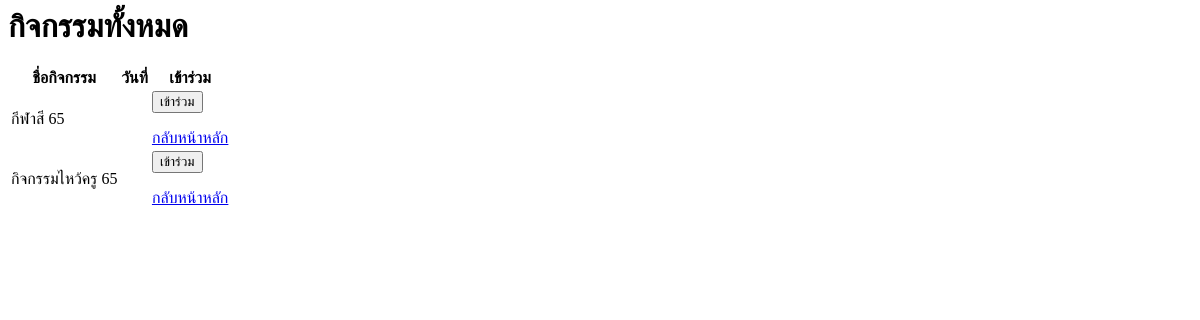
Before: /activities/ (signed in) with the older database file.
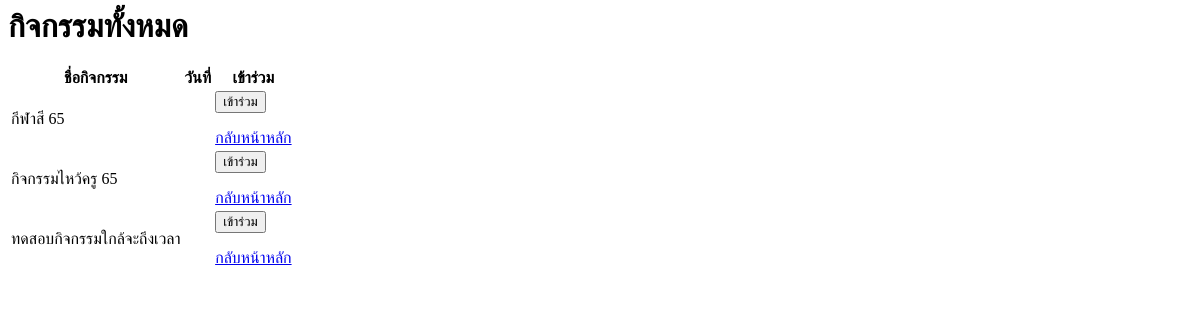
After: the same page with the newer database file.
### myapp/models.py (models this page shows, shortened)
class Activity(models.Model):
    name = models.CharField(
        max_length=255,
        verbose_name='ชื่อกิจกรรม'
    )
    description = models.TextField(
        verbose_name='รายละเอียดกิจกรรม'
    )
    start_date = models.DateField(
        verbose_name='วันที่เริ่มจัดกิจกรรม',
        default=datetime.date.today
    )
    end_date = models.DateField(
        verbose_name='วันที่สิ้นสุดกิจกรรม',
        null=True,  # ยอมให้เป็น NULL
        blank=True  # สามารถทิ้งว่างได้ในฟอร์ม
    )
    created_by = models.ForeignKey(
        CustomUser,
        on_delete=models.CASCADE,
        verbose_name='ผู้สร้างกิจกรรม'
    )
    FACULTY_CHOICES = [
        ('all', 'ทุกคนเข้าร่วมได้'),
        ('CS', 'วิทยาการคอมพิวเตอร์'),
        ('CCS', 'วิทยาศาสตร์เครื่องสำอาง'),
        ('OHS', 'อาชีวอนามัยและความปลอดภัย'),
        ('EHS', 'อนามัยสิ่งแวดล้อมและสาธารณภัย'),
        ('MS', 'วิทยาศาสตร์การแพทย์'),
        ('GS', 'วิทยาศาสตร์ทั่วไป'),
        ('IT', 'เทคโนโลยีสารสนเทศ'),
        ('BIB', 'อุตสาหกรรมชีวภาพเพื่อธุรกิจ'),
        ('CYB', 'ความมั่นคงปลอดภัยไซเบอร์'),
    ]
    faculty = models.CharField(
        max_length=10,
        choices=FACULTY_CHOICES,
        default='all',
        verbose_name='คณะที่จัดกิจกรรม'
    )
    max_participants = models.IntegerField(
        default=0,  # เปลี่ยนจาก 30 เป็น 0 ซึ่งหมายถึงไม่จำกัด
        verbose_name='จำนวนผู้เข้าร่วมสูงสุด',
        help_text='กำหนดเป็น 0 หากไม่ต้องการจำกัดจำนวนผู้เข้าร่วม'
    )
    @classmethod
    def get_unique_years(cls):
        from django.db.models.functions import ExtractYear
        return cls.objects.annotate(
            year=ExtractYear('start_date')
        ).values_list('year', flat=True).distinct().order_by('-year')
    @classmethod
    def get_unique_months(cls):
        from django.db.models.functions import ExtractMonth
        months = cls.objects.annotate(
            month=ExtractMonth('start_date')
        ).values_list('month', flat=True).distinct().order_by('month')
        thai_months = {
            1: 'มกราคม', 2: 'กุมภาพันธ์', 3: 'มีนาคม',
            4: 'เมษายน', 5: 'พฤษภาคม', 6: 'มิถุนายน',
            7: 'กรกฎาคม', 8: 'สิงหาคม', 9: 'กันยายน',
            10: 'ตุลาคม', 11: 'พฤศจิกายน', 12: 'ธันวาคม'
        }
        return [
            {
                'number': month,
                'name': thai_months.get(month, ''),
                'name_th': thai_months.get(month, '')
            }
            for month in months
        ]
    class Meta:
        verbose_name = 'กิจกรรม'
        verbose_name_plural = 'กิจกรรมทั้งหมด'

### myapp/views.py (the view)
# urls.py: path('activities/', views.activity_list, name='activity_list'),  # แสดงรายการกิจกรรมทั้งหมด
@login_required
def activity_list(request):
    activities = Activity.objects.all()
    year = request.GET.get('year')
    month = request.GET.get('month')
    day = request.GET.get('day')
    if year:
        activities = activities.filter(start_date__year=year)
    if month:
        activities = activities.filter(start_date__month=month)
    if day:
        activities = activities.filter(start_date__day=day)
    current_year = datetime.now().year
    years = range(current_year - 2, current_year + 2)
    months = [
        (1, 'มกราคม'), (2, 'กุมภาพันธ์'), (3, 'มีนาคม'),
        (4, 'เมษายน'), (5, 'พฤษภาคม'), (6, 'มิถุนายน'),
        (7, 'กรกฎาคม'), (8, 'สิงหาคม'), (9, 'กันยายน'),
        (10, 'ตุลาคม'), (11, 'พฤศจิกายน'), (12, 'ธันวาคม')
    ]
    days = range(1, 32)
    available_months = Activity.get_unique_months()
    available_years = Activity.get_unique_years()
    context = {
        'activities': activities,
        'years': years,
        'months': months,
        'days': days,
        'selected_year': year,
        'selected_month': month,
        'selected_day': day,
        'available_months': available_months,
        'available_years': available_years
    }
    return render(request, 'activity_list.html', context)

### templates/activity_list.html (shortened to what this page needs)
<h1>กิจกรรมทั้งหมด</h1>
<table>
    <tr>
        <th>ชื่อกิจกรรม</th>
        <th>วันที่</th>
        <th>เข้าร่วม</th>
    </tr>
    {% for activity in activities %}
    <tr>
        <td>{{ activity.name }}</td>
        <td>{{ activity.date }}</td>
        <td>
            <form method="post" action="{% url 'join_activity' activity.id %}">
                <button type="submit">เข้าร่วม</button>
            </form>
            <a href="{% url 'home' %}" class="btn btn-primary">กลับหน้าหลัก</a>
        </td>
    </tr>
    {% endfor %}
</table>

Changed rows visible on the page:
added Activity: name "ทดสอบกิจกรรมใกล้จะถึงเวลา"
